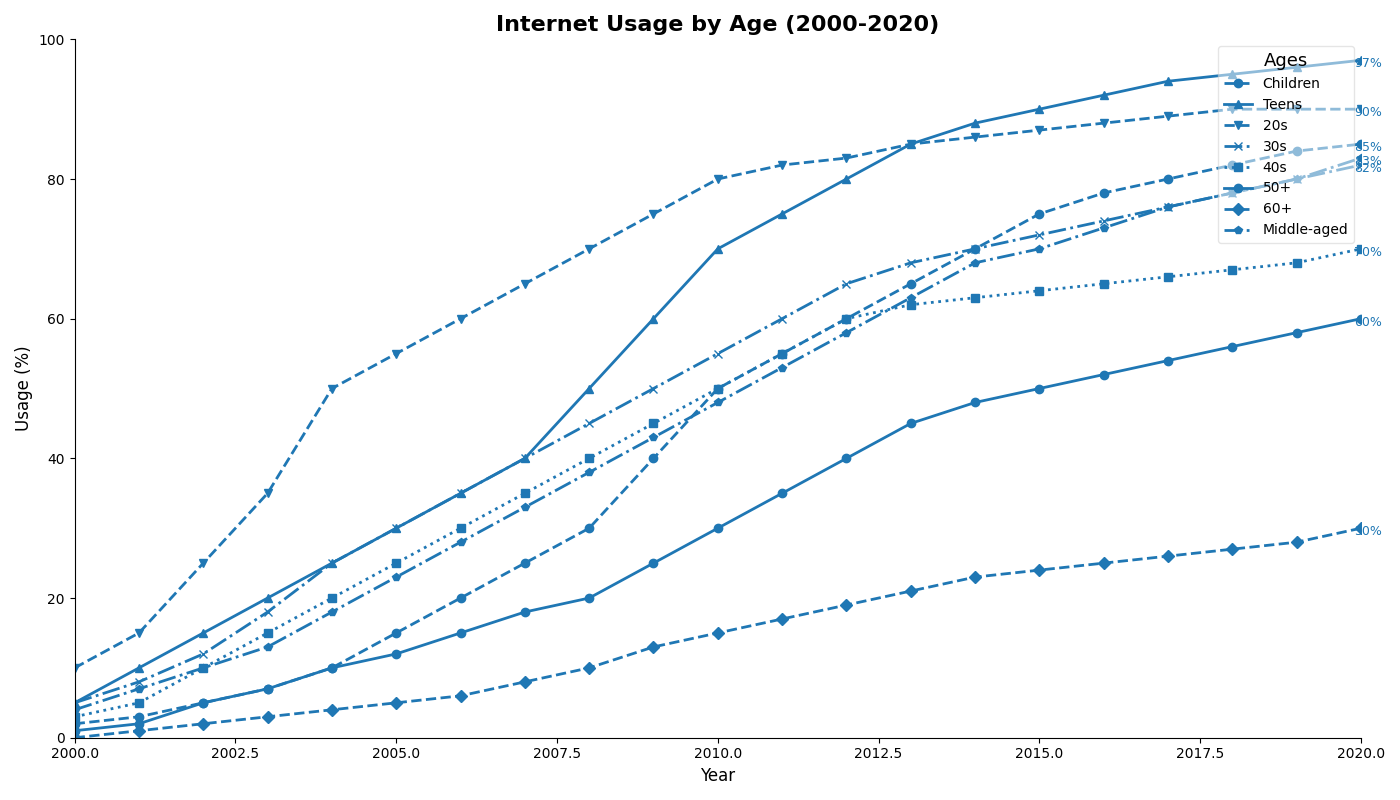

Recreate this plot in Python.
import matplotlib.pyplot as plt
import numpy as np

years = np.arange(2000, 2021)
age_groups = ["Children", "Teens", "20s", "30s", "40s", "50+", "60+", "Middle-aged"]

children = [2, 3, 5, 7, 10, 15, 20, 25, 30, 40, 50, 55, 60, 65, 70, 75, 78, 80, 82, 84, 85]
teens = [5, 10, 15, 20, 25, 30, 35, 40, 50, 60, 70, 75, 80, 85, 88, 90, 92, 94, 95, 96, 97]
twenties = [10, 15, 25, 35, 50, 55, 60, 65, 70, 75, 80, 82, 83, 85, 86, 87, 88, 89, 90, 90, 90]
thirties = [5, 8, 12, 18, 25, 30, 35, 40, 45, 50, 55, 60, 65, 68, 70, 72, 74, 76, 78, 80, 82]
forties = [3, 5, 10, 15, 20, 25, 30, 35, 40, 45, 50, 55, 60, 62, 63, 64, 65, 66, 67, 68, 70]
fifties_plus = [1, 2, 5, 7, 10, 12, 15, 18, 20, 25, 30, 35, 40, 45, 48, 50, 52, 54, 56, 58, 60]
seniors = [0, 1, 2, 3, 4, 5, 6, 8, 10, 13, 15, 17, 19, 21, 23, 24, 25, 26, 27, 28, 30]
middle_aged = [4, 7, 10, 13, 18, 23, 28, 33, 38, 43, 48, 53, 58, 63, 68, 70, 73, 76, 78, 80, 83]

fig, ax = plt.subplots(figsize=(14, 8))

single_color = '#1f77b4'  # Chosen single consistent color
markers = ['o', '^', 'v', 'x', 's', 'o', 'D', 'p']
linestyles = ['--', '-', '--', '-.', ':', '-', '--', '-.']

for data, name, marker, linestyle in zip(
    [children, teens, twenties, thirties, forties, fifties_plus, seniors, middle_aged], 
    age_groups, markers, linestyles):
    ax.plot(years, data, label=name, color=single_color, marker=marker, linewidth=2, linestyle=linestyle)
    ax.annotate(f'{data[-1]}%', xy=(years[-1], data[-1]), xytext=(5, -5), textcoords='offset points', ha='center', fontsize=9, color=single_color)

ax.set_title('Internet Usage by Age (2000-2020)', fontsize=16, fontweight='bold')
ax.set_xlabel('Year', fontsize=12)
ax.set_ylabel('Usage (%)', fontsize=12)

ax.legend(title='Ages', title_fontsize='13', loc='upper right', frameon=True, framealpha=0.5, fancybox=True)
ax.grid(False)

ax.spines['top'].set_visible(False)
ax.spines['right'].set_visible(False)

ax.set_xlim(2000, 2020)
ax.set_ylim(0, 100)

plt.tight_layout()
plt.show()
